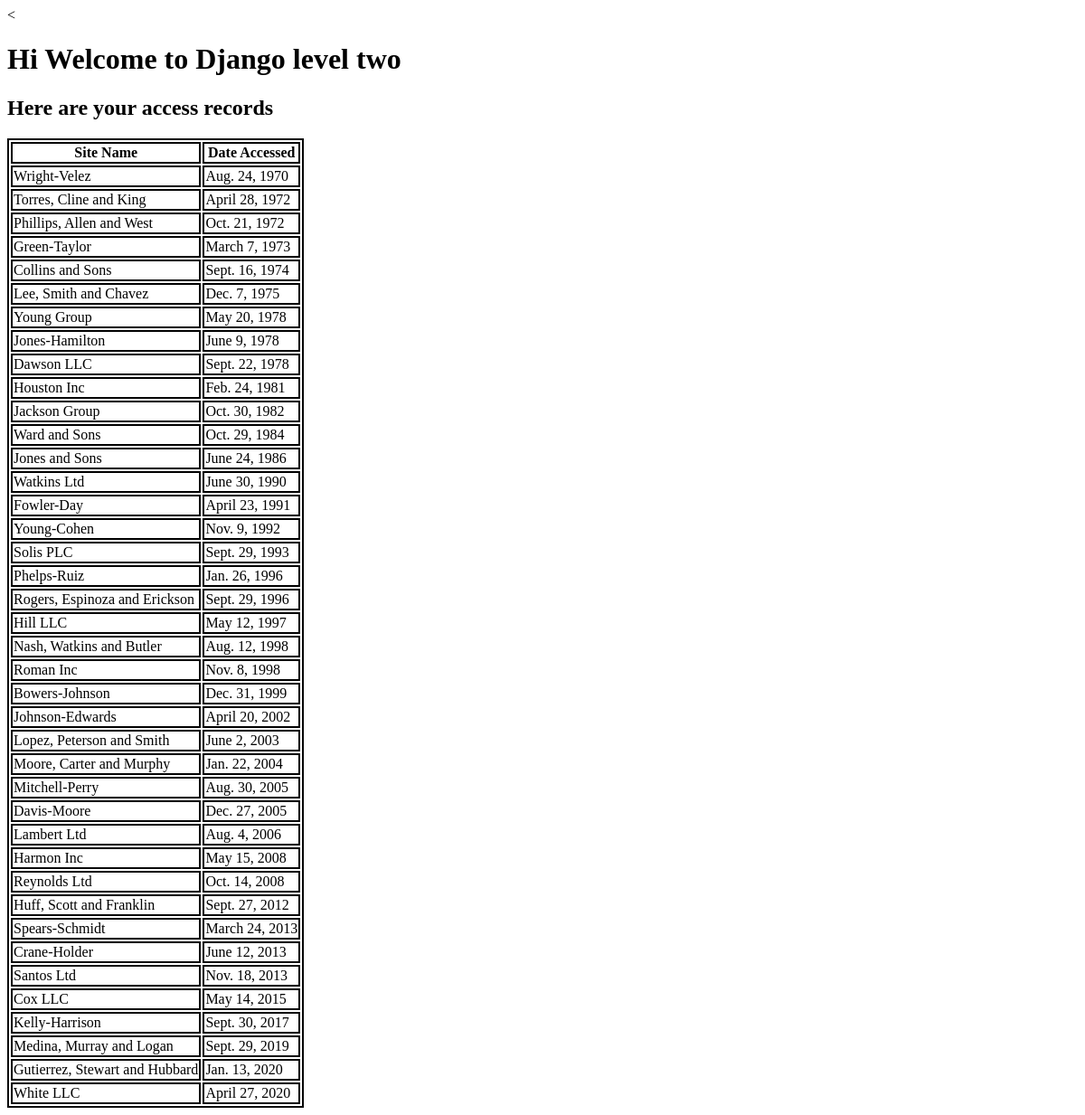
The page / on the database its author committed.
### first_app/models.py (models this page shows, shortened)
class AccessRecord(models.Model):
    name = models.ForeignKey(Webpage, on_delete=models.CASCADE)
    date = models.DateField()

class Webpage(models.Model):
    topic = models.ForeignKey(Topic, on_delete=models.CASCADE)
    name = models.CharField(max_length = 264, unique = True)
    url = models.URLField(unique = True)
    def __str__(self):
        return self.name

### first_app/views.py (the view)
# urls.py: url(r'^$', views.index),
def index(request):
    webpages_list = AccessRecord.objects.order_by('date')
    date_dictionary = {'access_records': webpages_list}
    my_dictionary = {'insert_me' : "Hello I am from views.py",}
    return render(request,'first_app/new_index.html', context=date_dictionary)

### templates/first_app/new_index.html (shortened to what this page needs)
<!doctype html>
{% load static %}
<html class="no-js" lang="">
    <head>
        <<link rel="stylesheet" href="/static/css/mystyle.css?{% now "U" %}"/>
    </head>
    <body>
        <h1> Hi Welcome to Django level two</h1>
        <h2>Here are your access records</h2>
        <div>
            {% if access_records %}
            <table class="djangotwo">
                <thead>
                    <th>Site Name</th>
                    <th>Date Accessed</th>
                </thead>
                <tbody>
                {% for acc in access_records %}
                <tr>
                    <td>{{ acc.name }}</td>
                    <td>{{ acc.date }}</td>
                </tr>
                {% endfor %}
                </tbody>
            </table>
            {% else %}
                <p>No access records found!</p>
            {% endif %}
        </div>
    </body>
</html>

### static/css/mystyle.css (style rules this page uses)
.djangotwo, td, th { border: 2px double black; }

### rows shown on the page
AccessRecord: name "Wright-Velez", date "Aug. 24, 1970"
AccessRecord: name "Torres, Cline and King", date "April 28, 1972"
AccessRecord: name "Phillips, Allen and West", date "Oct. 21, 1972"
AccessRecord: name "Green-Taylor", date "March 7, 1973"
AccessRecord: name "Collins and Sons", date "Sept. 16, 1974"
AccessRecord: name "Lee, Smith and Chavez", date "Dec. 7, 1975"
AccessRecord: name "Young Group", date "May 20, 1978"
AccessRecord: name "Jones-Hamilton", date "June 9, 1978"
AccessRecord: name "Dawson LLC", date "Sept. 22, 1978"
AccessRecord: name "Houston Inc", date "Feb. 24, 1981"
AccessRecord: name "Jackson Group", date "Oct. 30, 1982"
AccessRecord: name "Ward and Sons", date "Oct. 29, 1984"
AccessRecord: name "Jones and Sons", date "June 24, 1986"
AccessRecord: name "Watkins Ltd", date "June 30, 1990"
AccessRecord: name "Fowler-Day", date "April 23, 1991"
AccessRecord: name "Young-Cohen", date "Nov. 9, 1992"
AccessRecord: name "Solis PLC", date "Sept. 29, 1993"
AccessRecord: name "Phelps-Ruiz", date "Jan. 26, 1996"
AccessRecord: name "Rogers, Espinoza and Erickson", date "Sept. 29, 1996"
AccessRecord: name "Hill LLC", date "May 12, 1997"
AccessRecord: name "Nash, Watkins and Butler", date "Aug. 12, 1998"
AccessRecord: name "Roman Inc", date "Nov. 8, 1998"
AccessRecord: name "Bowers-Johnson", date "Dec. 31, 1999"
AccessRecord: name "Johnson-Edwards", date "April 20, 2002"
AccessRecord: name "Lopez, Peterson and Smith", date "June 2, 2003"
AccessRecord: name "Moore, Carter and Murphy", date "Jan. 22, 2004"
AccessRecord: name "Mitchell-Perry", date "Aug. 30, 2005"
AccessRecord: name "Davis-Moore", date "Dec. 27, 2005"
AccessRecord: name "Lambert Ltd", date "Aug. 4, 2006"
AccessRecord: name "Harmon Inc", date "May 15, 2008"
AccessRecord: name "Reynolds Ltd", date "Oct. 14, 2008"
AccessRecord: name "Huff, Scott and Franklin", date "Sept. 27, 2012"
AccessRecord: name "Spears-Schmidt", date "March 24, 2013"
AccessRecord: name "Crane-Holder", date "June 12, 2013"
AccessRecord: name "Santos Ltd", date "Nov. 18, 2013"
AccessRecord: name "Cox LLC", date "May 14, 2015"
AccessRecord: name "Kelly-Harrison", date "Sept. 30, 2017"
AccessRecord: name "Medina, Murray and Logan", date "Sept. 29, 2019"
AccessRecord: name "Gutierrez, Stewart and Hubbard", date "Jan. 13, 2020"
AccessRecord: name "White LLC", date "April 27, 2020"
